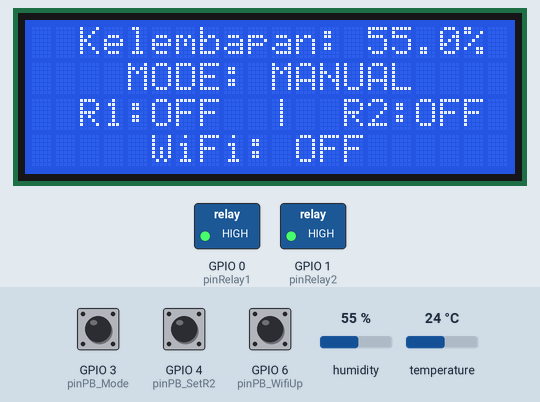
A sketch run on a simulated ESP32-S3. Shown: 20×4 character LCD, switched loads named in the sketch (green lamp = pin HIGH). Inputs (shaded band) come from the test bench; at power-on: GPIO 3 (pinPB_Mode) LOW, GPIO 6 (pinPB_WifiUp) LOW, humidity 55 %, GPIO 4 (pinPB_SetR2) LOW, temperature 24 °C.

Above: at 2.8 s.
2.9 s: GPIO 3 (pinPB_Mode) pulled HIGH for 0.15 s
At 4.2 s:
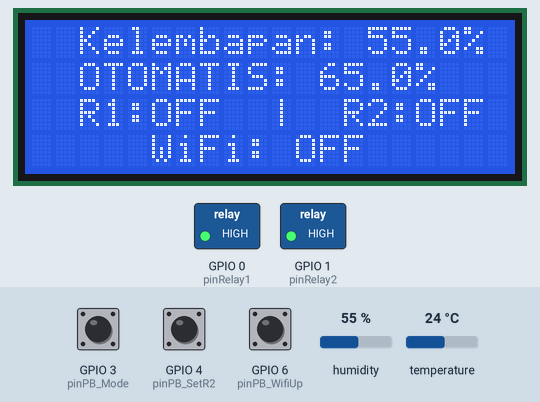
7.5 s: GPIO 6 (pinPB_WifiUp) pulled HIGH for 3.2 s
At 10.9 s:
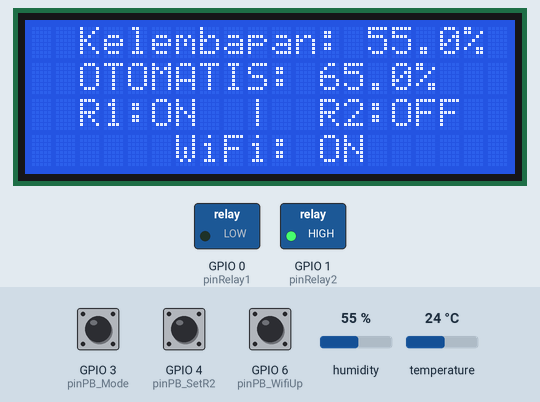
12.2 s: humidity set to 63 %
At 14.5 s:
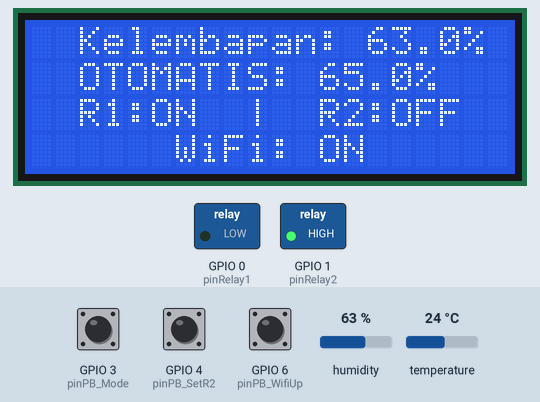
15.6 s: humidity set to 66 %
At 17.3 s:
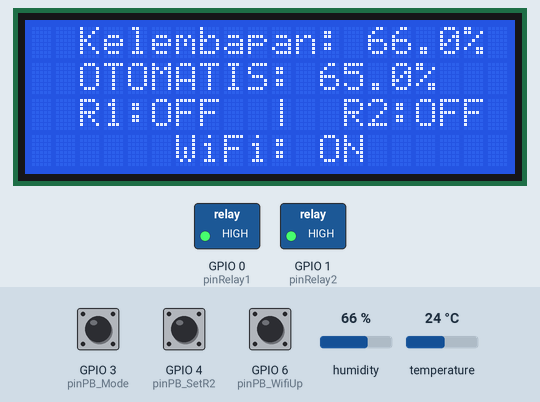
17.6 s: GPIO 3 (pinPB_Mode) pulled HIGH for 1 s
At 19.1 s:
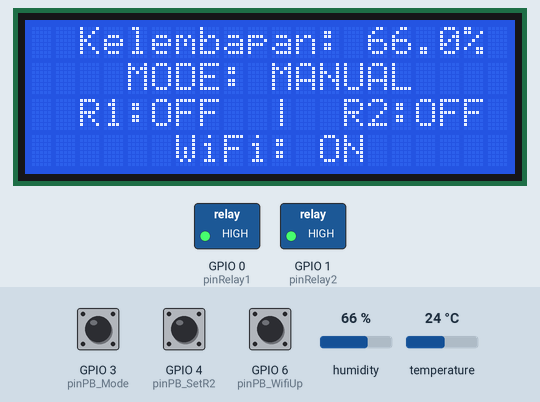
20.1 s: GPIO 4 (pinPB_SetR2) pulled HIGH for 0.15 s
At 21.6 s:
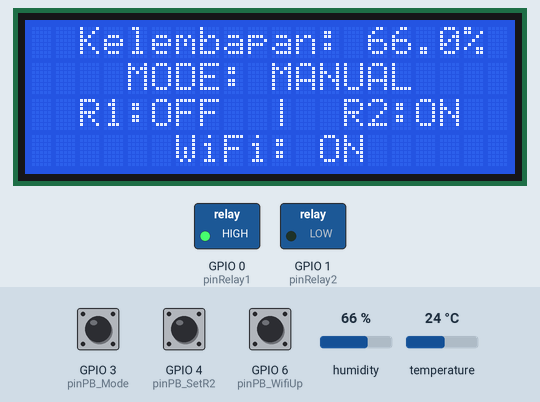
Timing chart, 0 to 22.8 s (numbered marks = the images above; inputs shaded):
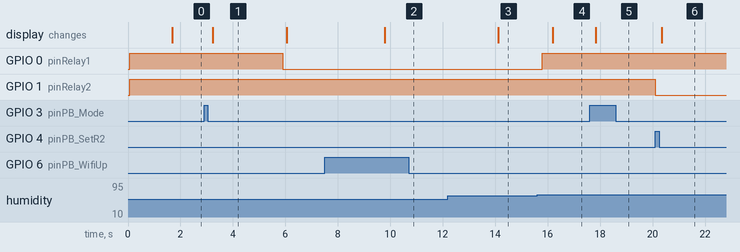

Measured:
- the behaviour switches between 64 and 65 % on humidity (found by bisection; images 3 and 4)
- after the input at 2.9 s, GPIO 0 (pinRelay1): HIGH → LOW after 3.0 s; the display: changes after 0.34 s (image 1)
- after the input at 7.5 s, the display: changes after 2.3 s (image 2)
- after the input at 12.2 s, the display: changes after 1.9 s (image 3)
- after the input at 15.6 s, GPIO 0 (pinRelay1): LOW → HIGH after 0.20 s; the display: changes after 0.59 s (image 4)
- after the input at 17.6 s, the display: changes after 0.24 s (image 5)
- after the input at 20.1 s, GPIO 1 (pinRelay2): HIGH → LOW at once; the display: changes after 0.26 s (image 6)

The sketch:

program_utama.ino
```cpp
#include "DHT.h"
#include <WiFi.h>
#include <ArduinoOTA.h>
#include <Wire.h>
#include <LiquidCrystal_I2C.h>

const int pinRelay1   = 0;
const int pinRelay2   = 1;
const int pinDHT      = 2;
const int pinPB_Mode  = 3; // Tombol 1
const int pinPB_SetR2 = 4; // Tombol 2
const int pinPB_WifiUp = 6; // Tombol 3

// --- PARAMETER ---
#define DHTTYPE DHT21
float thresholdHumi = 65.0;
const int jedaTransisi    = 3000;

// --- OBJEK ---
DHT dht(pinDHT, DHTTYPE);
LiquidCrystal_I2C lcd(0x27, 20, 4);

// --- VARIABEL STATE ---
bool modeAuto = false;
bool modulWifiAktif = false;
bool statusRelay2Manual = false;
bool statusTransisi = false;
bool wifiTriggered = false;

bool lastPB_ModeState  = LOW; // Pull-down default LOW
bool lastPB_SetR2State = LOW;
bool lastPB_WifiUpState = LOW;

unsigned long waktuTekanWiFi = 0;
unsigned long waktuMulaiTransisi = 0;
unsigned long waktuUpdateLCD = 0;

void setup() {
  Serial.begin(115200);
  Wire.begin(8, 9);

  lcd.init();
  lcd.backlight();

  pinMode(pinRelay1, OUTPUT);
  pinMode(pinRelay2, OUTPUT);
  digitalWrite(pinRelay1, HIGH); // OFF (Active LOW Relay)
  digitalWrite(pinRelay2, HIGH);

  // Menggunakan INPUT biasa karena resistor pull-down sudah ada di rangkaian fisik
  pinMode(pinPB_Mode, INPUT);
  pinMode(pinPB_SetR2, INPUT);
  pinMode(pinPB_WifiUp, INPUT);

  dht.begin();
  WiFi.mode(WIFI_OFF);

  lcd.setCursor(0, 1);
  lcd.print("  SYSTEM  INITIAL   ");
  lcd.setCursor(0, 2);
  lcd.print("   DHISNIVARA   ");
  delay(1500);
  lcd.clear();
}

void loop() {
  unsigned long currentMillis = millis();

  // --- 1. TOMBOL 1: MODE (PULL-DOWN: HIGH = TEKAN) ---
  bool readPB_Mode = digitalRead(pinPB_Mode);
  if (readPB_Mode == HIGH && lastPB_ModeState == LOW) {
    modeAuto = !modeAuto;
    if (!modeAuto) {
      statusRelay2Manual = false;
      digitalWrite(pinRelay2, HIGH);
    } else {
      statusTransisi = true;
      waktuMulaiTransisi = currentMillis;
    }
    delay(200);
  }
  lastPB_ModeState = readPB_Mode;

  // --- 2. TOMBOL 2: SET THRES (-) / RELAY 2 ---
  bool readPB_SetR2 = digitalRead(pinPB_SetR2);
  if (readPB_SetR2 == HIGH && lastPB_SetR2State == LOW) {
    if (modeAuto) {
      if (thresholdHumi > 10.0) thresholdHumi -= 0.5;
    } else {
      statusRelay2Manual = !statusRelay2Manual;
      digitalWrite(pinRelay2, statusRelay2Manual ? LOW : HIGH);
    }
    delay(200);
  }
  lastPB_SetR2State = readPB_SetR2;

  // --- 3. TOMBOL 3: THRES (+) / WIFI HOLD ---
  bool readPB_WifiUp = digitalRead(pinPB_WifiUp);

  // Deteksi Tekan
  if (readPB_WifiUp == HIGH && lastPB_WifiUpState == LOW) {
    waktuTekanWiFi = currentMillis;
    wifiTriggered = false;
  }

  // Logika Tahan 2 Detik (WiFi)
  if (readPB_WifiUp == HIGH && (currentMillis - waktuTekanWiFi > 2000) && !wifiTriggered) {
    modulWifiAktif = !modulWifiAktif;
    if (modulWifiAktif) {
      WiFi.mode(WIFI_AP);
      WiFi.softAP("ESP32-System", "password123");
      ArduinoOTA.begin();
    } else {
      WiFi.softAPdisconnect(true);
      WiFi.mode(WIFI_OFF);
    }
    wifiTriggered = true;
    delay(200);
  }

  // Deteksi Lepas (Jika sebentar = Tambah Threshold)
  if (readPB_WifiUp == LOW && lastPB_WifiUpState == HIGH) {
    if (currentMillis - waktuTekanWiFi < 2000 && modeAuto) {
      if (thresholdHumi < 90.0) thresholdHumi += 0.5;
    }
  }
  lastPB_WifiUpState = readPB_WifiUp;

  if (modulWifiAktif) ArduinoOTA.handle();

  // --- 4. LOGIKA SENSOR & RELAY 1 ---
  float humi = dht.readHumidity();
  if (modeAuto) {
    digitalWrite(pinRelay2, HIGH);
    if (!isnan(humi)) {
      if (humi < thresholdHumi) {
        if (statusTransisi && (currentMillis - waktuMulaiTransisi < jedaTransisi)) {
            digitalWrite(pinRelay1, HIGH);
        } else {
            digitalWrite(pinRelay1, LOW);
            statusTransisi = false;
        }
      } else {
        digitalWrite(pinRelay1, HIGH);
        statusTransisi = false;
      }
    }
  } else {
    digitalWrite(pinRelay1, HIGH);
  }

  // --- 5. UPDATE LCD ---
  if (currentMillis - waktuUpdateLCD >= 400) {
    waktuUpdateLCD = currentMillis;

    lcd.setCursor(0, 0);
    if (isnan(humi)) lcd.print("  Kelembapan: ERR   ");
    else { lcd.print("  Kelembapan: "); lcd.print(humi, 1); lcd.print("%  "); }

    lcd.setCursor(0, 1);
    if (modeAuto) {
      lcd.print("  OTOMATIS: "); lcd.print(thresholdHumi, 1); lcd.print("%  ");
    } else {
      lcd.print("    MODE: MANUAL    ");
    }

    lcd.setCursor(0, 2);
    lcd.print("  R1:"); lcd.print(digitalRead(pinRelay1) == LOW ? "ON" : "OFF");
    lcd.print("  |  R2:"); lcd.print(digitalRead(pinRelay2) == LOW ? "ON" : "OFF");
    lcd.print("   ");

    lcd.setCursor(0, 3);
    lcd.print(modulWifiAktif ? "      WiFi: ON      " : "     WiFi: OFF      ");
  }
}
```
